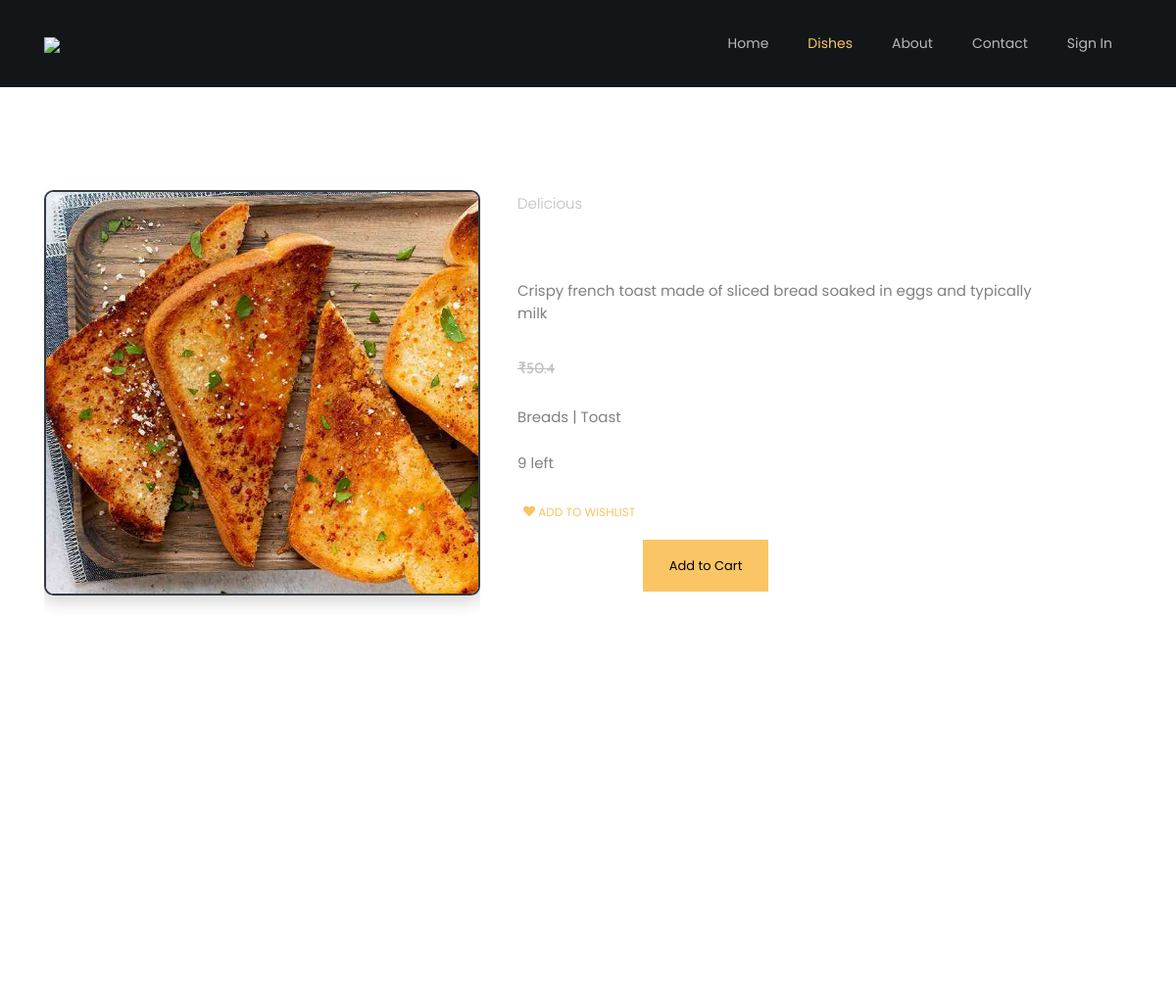
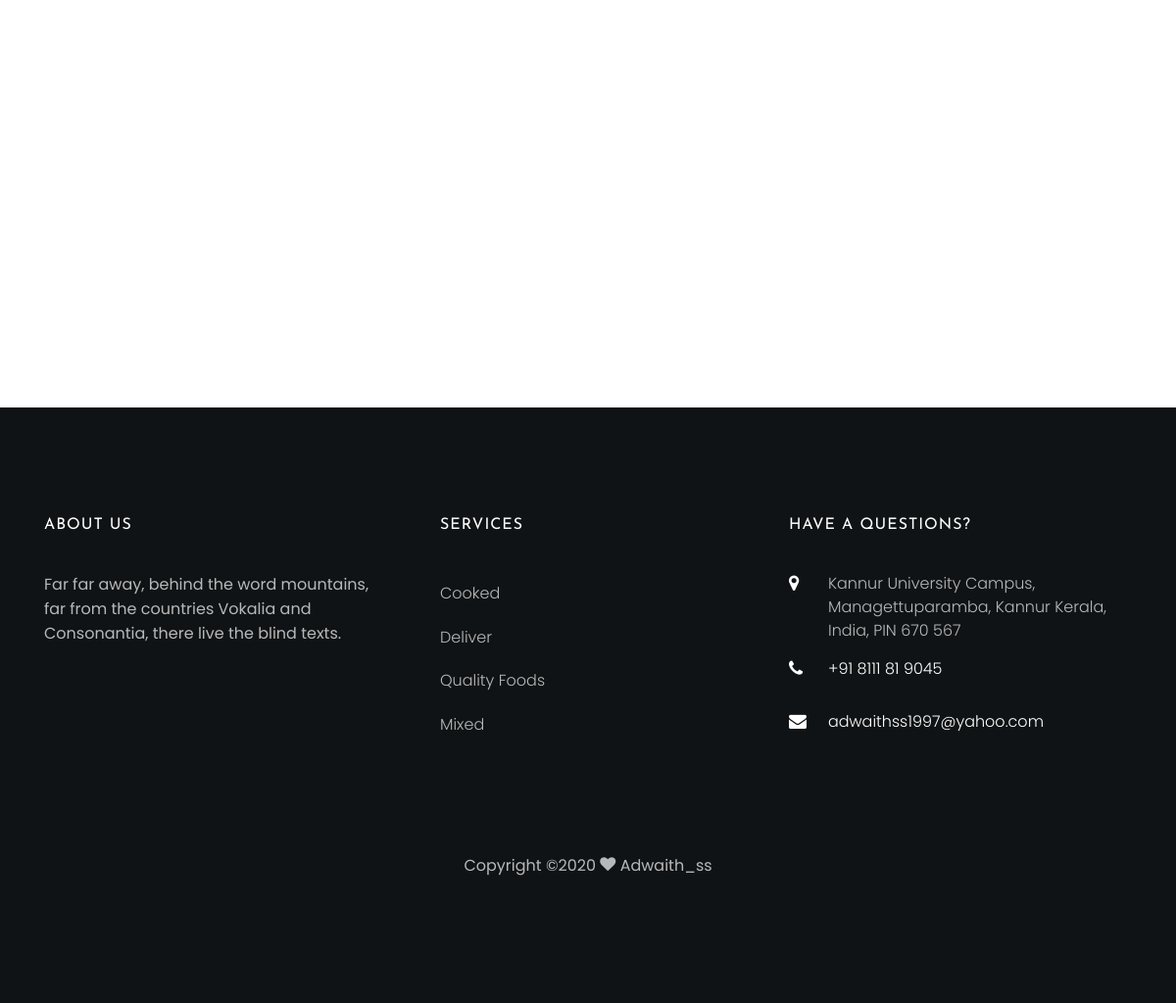
The app's page /product/french-toast-breads-6/ with its own data (2 pictures, top to bottom).
### product/models.py (models this page shows, shortened)
class Product(models.Model):
	STATUS = (
        ('Pending', 'Pending'),
        ('Active', 'Active'),
        ('Deleted', 'Deleted'),
    )
	name = models.CharField(max_length=225)
	slug = models.SlugField(max_length = 250, null = True, blank = True)
	description = models.TextField()
	category = models.ForeignKey(Category,null=True, on_delete=models.SET_NULL)
	subCategory = models.ForeignKey(Subcategory, null=True, on_delete=models.SET_NULL)
	tag = models.ManyToManyField(Tag, null=True)
	tax = models.ForeignKey(Tax, null=True, on_delete=models.SET_NULL)
	price = models.FloatField()
	specialPrice = models.FloatField(default=0.0)
	cost = models.FloatField()
	disc_total = models.FloatField(default=0.0)
	total = models.FloatField(default=0.0)
	quantity = models.IntegerField()
	stock = models.BooleanField(default=True)
	status = models.CharField(max_length=10, choices=STATUS)
	image1 = models.ImageField(upload_to='product', max_length=100)
	image2 = models.ImageField(upload_to='product', max_length=100, null=True, blank=True)
	image3 = models.ImageField(upload_to='product', max_length=100, null=True, blank=True)
	image4 = models.ImageField(upload_to='product', max_length=100, null=True, blank=True)
	createdDate = models.DateTimeField(auto_now_add=True)
	updatedDate = models.DateTimeField(auto_now=True)

class Category(models.Model):
	name = models.CharField(max_length=50)
	createdDate = models.DateTimeField(auto_now_add=True)
	updatedDate = models.DateTimeField(auto_now=True)
	def __str__(self):
		return self.name

class Subcategory(models.Model):
	name = models.CharField(max_length=50)
	category = models.ForeignKey(Category, on_delete=models.CASCADE)
	createdDate = models.DateTimeField(auto_now_add=True)
	updatedDate = models.DateTimeField(auto_now=True)
	def __str__(self):
		return self.name

### product/views.py (the view)
# urls.py: path('<str:slug>/', ProductPage.as_view(), name='product'),
class ProductPage(TemplateView):
    template_name = "product/product.html"
    def get(self, request, slug, *args, **kwargs):
        product = Product.objects.get(slug=slug)
        related_product = Product.objects.filter(category=product.category).exclude(id=product.id).all().order_by('-id')
        context = {'product':product, 'related_product':related_product}
        return render(request, self.template_name, context)

### templates/product/product.html (shortened to what this page needs)
{% extends 'common/main.html'%}
{% load static %}
{% block content %}
<section class="ftco-section ftco-degree-bg">
    <div class="container">
        <div class="row">
            <div class="col-md-5 col-12 ftco-animate " >
                <div  class="home-slider owl-carousel img ">
                    <div class="slider-item">
                        <img src="/media/{{product.image1}}" class="img-fluid  border-dark shadow" alt="" style="border-radius: .6rem;border: 2px solid;size: 50%">
                    </div>
                </div>
            </div>
            <div class="col-md-6 ml-2 col-sm-12 ftco-animate align-self-center">
                <span class="subheading">Delicious</span>
                <h1 class="mb-4"><span style="color: #fff;font-size: 2.5rem;"><strong>{{product.name}}</strong></span></h1>
                <p class="mb-4 mb-md-5">{{product.description}}</p>
                <h2 class="mb-4 mb-md-5">{% if not product.disc_total == 0.0 %}<span style="font-size: 1rem;"><del>₹{{product.disc_total}}</del></span>{% endif %}  <span style="color: #fff;font-size: 2.2rem;"><strong>₹{{product.total}}</strong></span></h2>
                <p class="mb-4 mb-md-5">{{product.category}} | {{product.subCategory}}</p>
                <p class="mb-4 mb-md-5">{{product.quantity}} left</p>
                <form action="/add-wishlist/" method="POST">
                    <button type="submit" class="card-link-secondary small text-uppercase mb-0 mr-3" name="wishlist_add"><i class="icon-heart" aria-hidden="true"></i> Add to wishlist</p></button>
                </form>
                <form action="/add-cart/" method="POST">
                    <div class="row" style="margin: 0;">
                        <input type="number" class="btn btn-white btn-outline-white p-3 px-xl-4 py-xl-3" name="quantity" min="1" max="{{product.quantity}}" placeholder="Quantity" required="" style="width: 8rem;">
                        <input type="submit" class="btn btn-primary p-3 px-xl-4 py-xl-3" name="add-cart" value="Add to Cart" style="width: 8rem;">
                    </div>
                </form>
            </div>
        </div>
    </div>
</section>
{% if related_product.count > 0 %}
<section class="ftco-section" style="padding-top: 4em;">
    <div class="container">
        <div class="row justify-content-center mb-5 pb-3">
        </div>
        <div class="row">
        </div>
    </div>
</section>
{% endif %}
{% endblock %}

### static/css/icomoon.css (style rules this page uses)
[class^="icon-"], [class*=" icon-"] { font-family: 'icomoon' !important; speak: none; font-style: normal; font-weight: normal; font-variant: normal; text-transform: none; line-height: 1; -webkit-font-smoothing: antialiased; -moz-osx-font-smoothing: grayscale; }
.icon-heart:before { content: "\f004"; }

### static/css/navavtar.css (style rules this page uses)
.ml-2 { margin-left: .5rem !important; }
.mb-0 { margin-bottom: 0 !important; }

### templates/product/product.html (style rules this page uses)
button { background-color: transparent;border: 0;color: #F9C464;cursor: pointer; }
input::placeholder { color: #fff;font-weight: 500; }
input[type=number] { -moz-appearance:textfield; }
.owl-carousel.home-slider { height: 520px; }
.mb-md-5, .my-md-5 { margin-bottom: 1.5rem !important; }
h1, h2, h3, h4, h5, .h1, .h2, .h3, .h4, .h5, p { line-height: normal; font-weight: 400; }
.owl-carousel.home-slider { height: 387px; }

### records on screen
Product: image1 (picture), description "Crispy french toast made of sliced bread soaked in eggs and typically milk", disc_total "50.4", category "Breads", subCategory "Toast", quantity "9"
